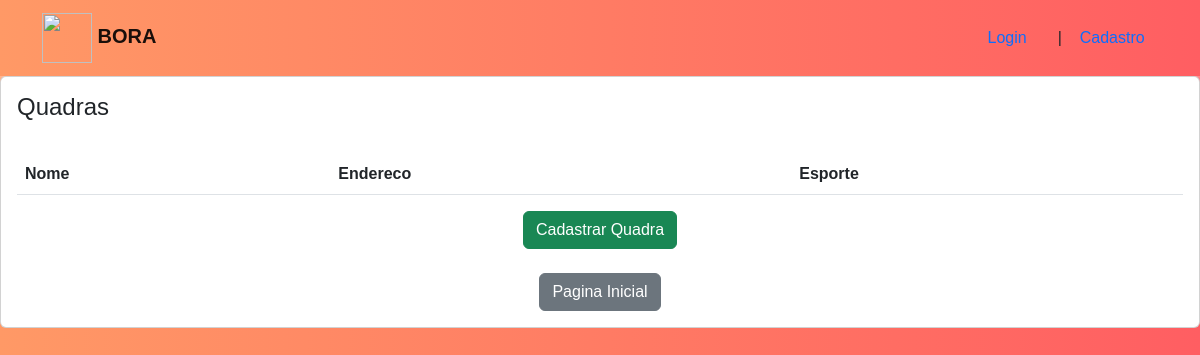
The app's page /quadra, older data.
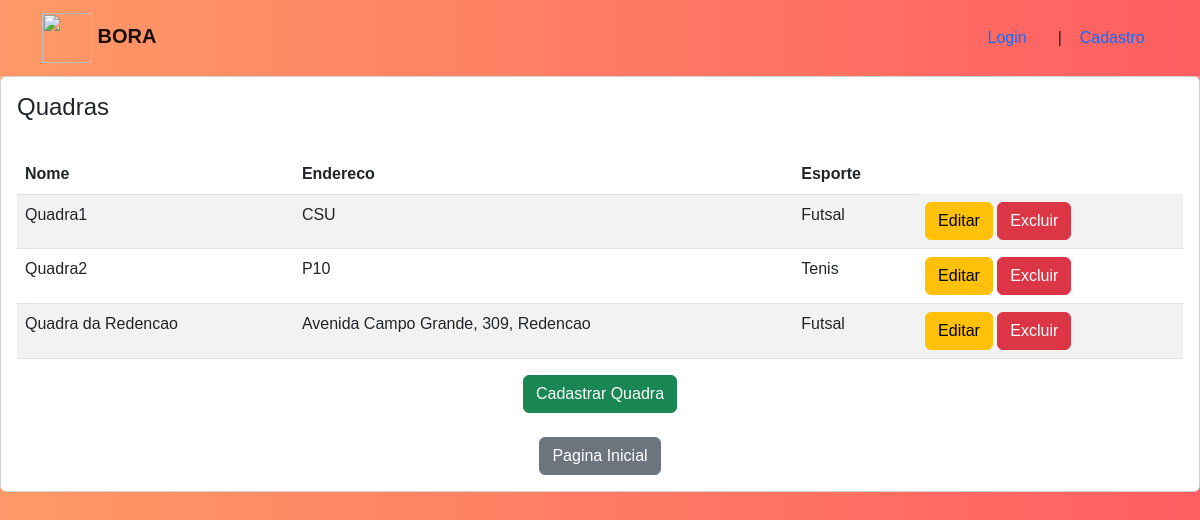
The same page, newer data.
### boraApp/models.py (models this page shows)
class Lugar(models.Model):
    nome = models.CharField(max_length=255)
    endereco = models.CharField(max_length=255)
    esporte = models.CharField(max_length=255)

### boraApp/views.py (the view)
# urls.py: path('quadra', views.quadra, name='quadra'),
def quadra (request):
    lugares = Lugar.objects.all()
    context = {
        'lugares' : lugares
    }
    return render (request, 'quadra.html', context)

### boraApp/templates/quadra.html (shortened to what this page needs)
{% extends 'base.html' %}
{% block content %}
    <div class="card">
        <div class="card-body">
            <h4>Quadras</h4>
            <br>
            <table class="table table-striped">
                <thead>
                    <tr>
                        <th>Nome</th>
                        <th>Endereco</th>
                        <th>Esporte</th>
                    </tr>
                </thead>
                <tbody>
                    {% for lugar in lugares %}
                    <tr>
                        <td>{{ lugar.nome }}</td>
                        <td>{{ lugar.endereco }}</td>
                        <td>{{ lugar.esporte }}</td>
                        <td>
                            <a class="btn btn-warning" href="">Editar</a>
                            <a class="btn btn-danger" href="" onclick="return confirm ('Confirma a Exclusao?')" >Excluir</a>
                        </td>
                    </tr>
                    {% endfor %}
                </tbody>
            </table>
            <center>
                <a class="btn btn-success" href="{% url 'quadra_add' %}">Cadastrar Quadra</a>
                <br><br>
                <a class="btn btn btn-secondary" href="{% url 'home' %}">Pagina Inicial</a>
            </center>
        </div>
    </div>
{% endblock %}

### boraApp/templates/base.html (shortened to what this page needs)
<!DOCTYPE html>
{% load static %}
<html lang="pt-BR">
<head>
    <link href="https://cdn.jsdelivr.net/npm/bootstrap@5.2.1/dist/css/bootstrap.min.css" rel="stylesheet">
    <link rel="stylesheet" href="{% static 'boraApp/css/base.css' %}">
</head>
<body>
    <nav class="navbar bg-transparent">
        <div class="container">
          <a class="navbar-brand" href="{% url 'home' %}" >
            <img src="https://s2.coinmarketcap.com/static/img/coins/200x200/3801.png"  alt="" width="50" height="50" >
            <span> <b>BORA</b> </span>
          </a>
            <div>
              {% if user.is_authenticated %}
                  Olá, {{ user.get_username }} &nbsp;&nbsp;
                  <a class="btn btn-danger" href="{%url 'logout'%}" style="text-decoration:none">Sair</a>
              {% else %}
                  <a href="{% url 'login' %}" style="text-decoration:none" >Login</a> &nbsp;&nbsp;
                  &nbsp;&nbsp; | &nbsp;&nbsp;
                  <a href="{% url 'cadastro' %}" style="text-decoration:none" >Cadastro</a> &nbsp;&nbsp;
              {% endif %}
            </div>
        </div>
      </nav>
{% block content %}
{% endblock %}
</body>
</html>

### boraApp/static/boraApp/css/base.css (style rules this page uses)
body { background-image: linear-gradient(to right, #ff9966, #ff5e62) !important; font-family: sans-serif; }
.navbar { box-shadow: 0px 1px 20px white; }

Row changes from the older to the newer data that the page shows:
added Lugar: nome "Quadra1", endereco "CSU", esporte "Futsal"
added Lugar: nome "Quadra2", endereco "P10", esporte "Tenis"
added Lugar: nome "Quadra da Redencao", endereco "Avenida Campo Grande, 309, Redencao", esporte "Futsal"
